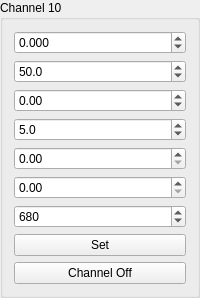
        <widget class="QGroupBox" name="groupBox_12">
         <property name="sizePolicy">
          <sizepolicy hsizetype="Preferred" vsizetype="Minimum">
           <horstretch>0</horstretch>
           <verstretch>0</verstretch>
          </sizepolicy>
         </property>
         <property name="title">
          <string>Channel 10</string>
         </property>
         <layout class="QGridLayout" name="gridLayout_13">
          <property name="sizeConstraint">
           <enum>QLayout::SetMaximumSize</enum>
          </property>
          <item row="1" column="0">
           <widget class="QDoubleSpinBox" name="doubleSpinBox_Signal_freq_11">
            <property name="sizePolicy">
             <sizepolicy hsizetype="Minimum" vsizetype="Fixed">
              <horstretch>0</horstretch>
              <verstretch>0</verstretch>
             </sizepolicy>
            </property>
            <property name="decimals">
             <number>1</number>
            </property>
            <property name="minimum">
             <double>0.000000000000000</double>
            </property>
            <property name="maximum">
             <double>200.000000000000000</double>
            </property>
            <property name="value">
             <double>50.000000000000000</double>
            </property>
           </widget>
          </item>
          <item row="5" column="0">
           <widget class="QDoubleSpinBox" name="doubleSpinBox_SwNoise_amp_11">
            <property name="sizePolicy">
             <sizepolicy hsizetype="Minimum" vsizetype="Fixed">
              <horstretch>0</horstretch>
              <verstretch>0</verstretch>
             </sizepolicy>
            </property>
            <property name="maximum">
             <double>1.000000000000000</double>
            </property>
            <property name="singleStep">
             <double>0.005000000000000</double>
            </property>
           </widget>
          </item>
          <item row="4" column="0">
           <widget class="QDoubleSpinBox" name="doubleSpinBox_WhiteNoise_amp_11">
            <property name="sizePolicy">
             <sizepolicy hsizetype="Minimum" vsizetype="Fixed">
              <horstretch>0</horstretch>
              <verstretch>0</verstretch>
             </sizepolicy>
            </property>
            <property name="maximum">
             <double>1.000000000000000</double>
            </property>
            <property name="singleStep">
             <double>0.010000000000000</double>
            </property>
           </widget>
          </item>
          <item row="8" column="0">
           <widget class="QPushButton" name="pushButton_Channel0_en_11">
            <property name="sizePolicy">
             <sizepolicy hsizetype="Minimum" vsizetype="Fixed">
              <horstretch>0</horstretch>
              <verstretch>0</verstretch>
             </sizepolicy>
            </property>
            <property name="text">
             <string>Channel Off</string>
            </property>
            <property name="checkable">
             <bool>true</bool>
            </property>
           </widget>
          </item>
          <item row="6" column="0">
           <widget class="QDoubleSpinBox" name="doubleSpinBox_SwNoise_freq_11">
            <property name="sizePolicy">
             <sizepolicy hsizetype="Minimum" vsizetype="Fixed">
              <horstretch>0</horstretch>
              <verstretch>0</verstretch>
             </sizepolicy>
            </property>
            <property name="decimals">
             <number>0</number>
            </property>
            <property name="maximum">
             <double>1500.000000000000000</double>
            </property>
            <property name="value">
             <double>680.000000000000000</double>
            </property>
           </widget>
          </item>
          <item row="0" column="0">
           <widget class="QDoubleSpinBox" name="doubleSpinBox_Signal_amp_11">
            <property name="sizePolicy">
             <sizepolicy hsizetype="Minimum" vsizetype="Fixed">
              <horstretch>0</horstretch>
              <verstretch>0</verstretch>
             </sizepolicy>
            </property>
            <property name="decimals">
             <number>3</number>
            </property>
            <property name="minimum">
             <double>-7.000000000000000</double>
            </property>
            <property name="maximum">
             <double>7.000000000000000</double>
            </property>
            <property name="singleStep">
             <double>0.050000000000000</double>
            </property>
           </widget>
          </item>
          <item row="3" column="0">
           <widget class="QDoubleSpinBox" name="doubleSpinBox_Ramp_time_11">
            <property name="sizePolicy">
             <sizepolicy hsizetype="Minimum" vsizetype="Fixed">
              <horstretch>0</horstretch>
              <verstretch>0</verstretch>
             </sizepolicy>
            </property>
            <property name="decimals">
             <number>1</number>
            </property>
            <property name="minimum">
             <double>0.100000000000000</double>
            </property>
            <property name="maximum">
             <double>50.000000000000000</double>
            </property>
            <property name="singleStep">
             <double>0.100000000000000</double>
            </property>
            <property name="value">
             <double>5.000000000000000</double>
            </property>
           </widget>
          </item>
          <item row="2" column="0">
           <widget class="QDoubleSpinBox" name="doubleSpinBox_Signal_phase_11">
            <property name="sizePolicy">
             <sizepolicy hsizetype="Minimum" vsizetype="Fixed">
              <horstretch>0</horstretch>
              <verstretch>0</verstretch>
             </sizepolicy>
            </property>
            <property name="decimals">
             <number>2</number>
            </property>
            <property name="minimum">
             <double>-360.000000000000000</double>
            </property>
            <property name="maximum">
             <double>360.000000000000000</double>
            </property>
            <property name="value">
             <double>0.000000000000000</double>
            </property>
           </widget>
          </item>
          <item row="7" column="0">
           <widget class="QPushButton" name="pushButton_Channel0_set_11">
            <property name="sizePolicy">
             <sizepolicy hsizetype="Minimum" vsizetype="Fixed">
              <horstretch>0</horstretch>
              <verstretch>0</verstretch>
             </sizepolicy>
            </property>
            <property name="text">
             <string>Set</string>
            </property>
            <property name="checkable">
             <bool>false</bool>
            </property>
           </widget>
          </item>
         </layout>
        </widget>
